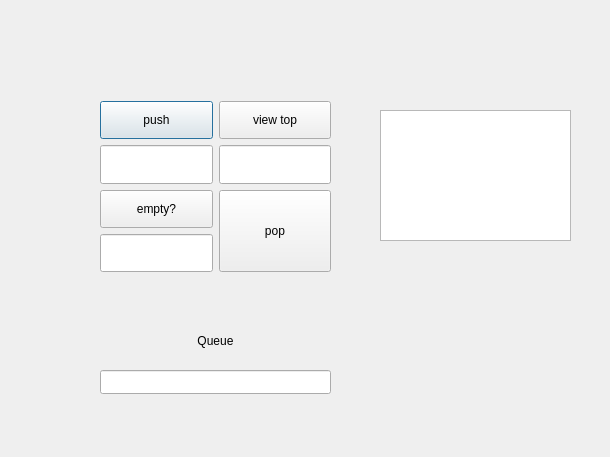
<?xml version="1.0" encoding="UTF-8"?>
<ui version="4.0">
 <class>TestQueueWindow</class>
 <widget class="QDialog" name="TestQueueWindow">
  <property name="geometry">
   <rect>
    <x>0</x>
    <y>0</y>
    <width>610</width>
    <height>457</height>
   </rect>
  </property>
  <property name="windowTitle">
   <string>Dialog</string>
  </property>
  <widget class="QWidget" name="gridLayoutWidget">
   <property name="geometry">
    <rect>
     <x>100</x>
     <y>101</y>
     <width>231</width>
     <height>171</height>
    </rect>
   </property>
   <layout class="QGridLayout" name="gridLayout">
    <item row="0" column="0">
     <widget class="QPushButton" name="queuePushButton">
      <property name="sizePolicy">
       <sizepolicy hsizetype="Minimum" vsizetype="Preferred">
        <horstretch>0</horstretch>
        <verstretch>0</verstretch>
       </sizepolicy>
      </property>
      <property name="text">
       <string>push</string>
      </property>
     </widget>
    </item>
    <item row="1" column="1">
     <widget class="QLineEdit" name="queueViewTopResulOutput">
      <property name="sizePolicy">
       <sizepolicy hsizetype="Expanding" vsizetype="Preferred">
        <horstretch>0</horstretch>
        <verstretch>0</verstretch>
       </sizepolicy>
      </property>
      <property name="alignment">
       <set>Qt::AlignCenter</set>
      </property>
      <property name="readOnly">
       <bool>true</bool>
      </property>
     </widget>
    </item>
    <item row="1" column="0">
     <widget class="QLineEdit" name="queuePushValueInput">
      <property name="sizePolicy">
       <sizepolicy hsizetype="Expanding" vsizetype="Preferred">
        <horstretch>0</horstretch>
        <verstretch>0</verstretch>
       </sizepolicy>
      </property>
      <property name="alignment">
       <set>Qt::AlignCenter</set>
      </property>
     </widget>
    </item>
    <item row="0" column="1">
     <widget class="QPushButton" name="queueViewTopButton">
      <property name="sizePolicy">
       <sizepolicy hsizetype="Minimum" vsizetype="Preferred">
        <horstretch>0</horstretch>
        <verstretch>0</verstretch>
       </sizepolicy>
      </property>
      <property name="text">
       <string>view top</string>
      </property>
     </widget>
    </item>
    <item row="2" column="0">
     <widget class="QPushButton" name="queueIsEmptyButton">
      <property name="sizePolicy">
       <sizepolicy hsizetype="Minimum" vsizetype="Preferred">
        <horstretch>0</horstretch>
        <verstretch>0</verstretch>
       </sizepolicy>
      </property>
      <property name="text">
       <string>empty?</string>
      </property>
     </widget>
    </item>
    <item row="3" column="0">
     <widget class="QLineEdit" name="queueIsEmptyResultOutput">
      <property name="sizePolicy">
       <sizepolicy hsizetype="Expanding" vsizetype="Preferred">
        <horstretch>0</horstretch>
        <verstretch>0</verstretch>
       </sizepolicy>
      </property>
      <property name="alignment">
       <set>Qt::AlignCenter</set>
      </property>
      <property name="readOnly">
       <bool>true</bool>
      </property>
     </widget>
    </item>
    <item row="2" column="1" rowspan="2">
     <widget class="QPushButton" name="queuePopButton">
      <property name="sizePolicy">
       <sizepolicy hsizetype="Minimum" vsizetype="Preferred">
        <horstretch>0</horstretch>
        <verstretch>0</verstretch>
       </sizepolicy>
      </property>
      <property name="text">
       <string>pop</string>
      </property>
     </widget>
    </item>
   </layout>
  </widget>
  <widget class="QLineEdit" name="queueOutput">
   <property name="geometry">
    <rect>
     <x>100</x>
     <y>370</y>
     <width>231</width>
     <height>24</height>
    </rect>
   </property>
   <property name="alignment">
    <set>Qt::AlignCenter</set>
   </property>
   <property name="readOnly">
    <bool>true</bool>
   </property>
  </widget>
  <widget class="QLabel" name="label">
   <property name="geometry">
    <rect>
     <x>180</x>
     <y>330</y>
     <width>71</width>
     <height>21</height>
    </rect>
   </property>
   <property name="text">
    <string>Queue</string>
   </property>
   <property name="alignment">
    <set>Qt::AlignCenter</set>
   </property>
  </widget>
  <widget class="QListView" name="listView">
   <property name="geometry">
    <rect>
     <x>380</x>
     <y>110</y>
     <width>191</width>
     <height>131</height>
    </rect>
   </property>
  </widget>
 </widget>
 <resources/>
 <connections/>
</ui>
